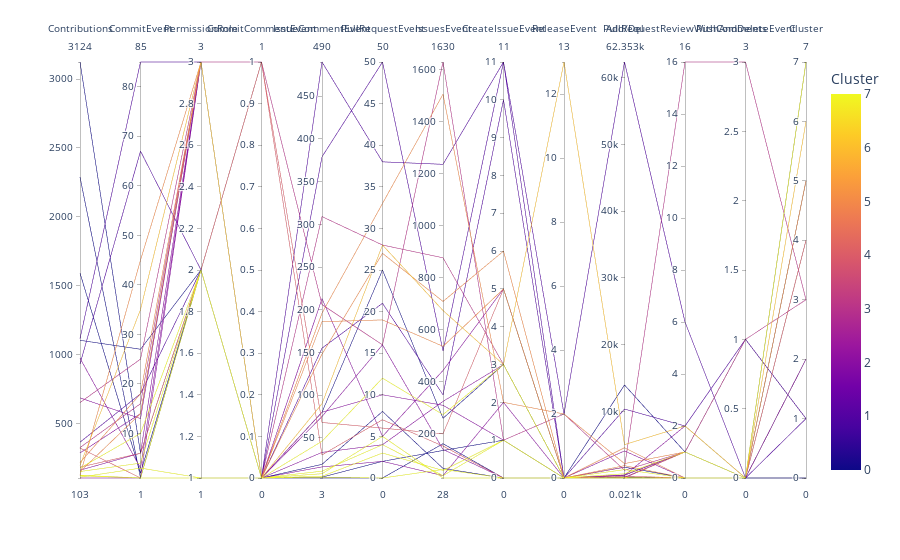

Notebook code cell kept with this figure:
### Code cell
cluster_data_df['Cluster'] = labels
fig = px.parallel_coordinates(cluster_data_df, color='Cluster', dimensions=['Contributions', 'CommitEvent', 'PermissionRole', 'CommitCommentEvent', 'IssueCommentEvent', 'PullRequestEvent', 'IssuesEvent', 'CreateIssueEvent', 'ReleaseEvent', 'Add/Del', 'PullRequestReviewWithComments', 'PushAndDeleteEvent', 'Cluster'])
fig.show()

### Figure 1 — Plotly figure (JSON) as saved in the notebook; plotly's stock layout.template omitted (floating-point values rounded to 4 significant figures)
{"data": [{"dimensions": [{"label": "Contributions", "values": [3124, 2289, 1591, 1115, 1103, 973, 931, 685, 651, 363, 324, 320, 285, 215, 194, 182, 175, 160, 150, 149, 123, 122, 119, 109, 103]}, {"label": "CommitEvent", "values": [6, 1, 2, 85, 27, 3, 67, 13, 25, 18, 16, 1, 14, 18, 35, 6, 10, 6, 4, 14, 1, 45, 1, 3, 1]}, {"label": "PermissionRole", "values": [2, 2, 2, 3, 2, 3, 2, 3, 3, 2, 3, 2, 3, 3, 3, 2, 2, 3, 2, 3, 1, 3, 2, 1, 3]}, {"label": "CommitCommentEvent", "values": [0, 0, 0, 0, 0, 0, 0, 0, 0, 0, 1, 1, 0, 0, 0, 1, 0, 0, 0, 0, 0, 0, 0, 0, 0]}, {"label": "IssueCommentEvent", "values": [19, 3, 4, 490, 80, 33, 379, 80, 309, 155, 206, 68, 75, 148, 90, 30, 46, 213, 11, 186, 4, 196, 8, 5, 16]}, {"label": "PullRequestEvent", "values": [8, 0, 2, 38, 25, 4, 50, 10, 28, 21, 16, 6, 16, 27, 28, 7, 12, 5, 4, 19, 0, 33, 5, 3, 2]}, {"label": "IssuesEvent", "values": [65, 160, 134, 1236, 258, 323, 517, 308, 876, 348, 1630, 198, 138, 708, 673, 151, 272, 442, 37, 535, 61, 1506, 28, 57, 37]}, {"label": "CreateIssueEvent", "values": [0, 0, 1, 11, 3, 3, 11, 1, 3, 10, 1, 5, 0, 6, 3, 0, 3, 5, 1, 5, 0, 2, 0, 1, 2]}, {"label": "ReleaseEvent", "values": [0, 0, 0, 2, 0, 0, 0, 0, 0, 0, 2, 0, 0, 0, 13, 0, 0, 0, 0, 0, 0, 2, 0, 0, 0]}, {"label": "Add/Del", "values": [13960.0, 166, 22, 62350.0, 1646.0, 4076.0, 10352, 414.5, 1629, 437.5, 1178, 43.5, 120.5, 4554.0, 5024.0, 306, 651.5, 468.5, 29, 1872, 88.5, 2177, 1276, 20.5, 77.5]}, {"label": "PullRequestReviewWithComments", "values": [1, 0, 0, 6, 0, 0, 2, 2, 16, 1, 1, 1, 1, 0, 2, 0, 1, 1, 0, 0, 0, 1, 0, 0, 0]}, {"label": "PushAndDeleteEvent", "values": [0, 0, 0, 0, 0, 0, 1, 0, 3, 1, 1, 0, 0, 0, 0, 0, 0, 0, 0, 0, 0, 0, 0, 0, 0]}, {"label": "Cluster", "values": [0, 0, 0, 1, 0, 2, 1, 2, 3, 1, 3, 4, 2, 5, 6, 4, 7, 2, 7, 5, 7, 5, 7, 7, 2]}], "domain": {"x": [0, 1], "y": [0, 1]}, "line": {"color": [0, 0, 0, 1, 0, 2, 1, 2, 3, 1, 3, 4, 2, 5, 6, 4, 7, 2, 7, 5, 7, 5, 7, 7, 2], "coloraxis": "coloraxis"}, "name": "", "type": "parcoords"}], "layout": {"coloraxis": {"colorbar": {"title": {"text": "Cluster"}}, "colorscale": [[0, "#0d0887"], [0.1111, "#46039f"], [0.2222, "#7201a8"], [0.3333, "#9c179e"], [0.4444, "#bd3786"], [0.5556, "#d8576b"], [0.6667, "#ed7953"], [0.7778, "#fb9f3a"], [0.8889, "#fdca26"], [1, "#f0f921"]]}, "legend": {"tracegroupgap": 0}, "margin": {"t": 60}}}
